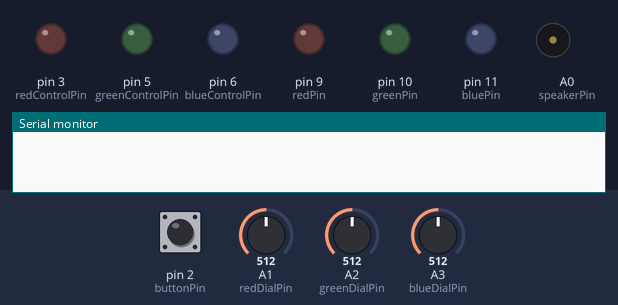
Bench run of a sketch on a simulated Arduino Uno, built with avr-gcc and run on an emulated ATmega328P. On the bench: output pins drawn as LEDs (lit = HIGH), buzzer (waves = sounding), the last lines printed to the serial monitor. The test bench sets the inputs (shaded band); at power-on: pin 2 (buttonPin) HIGH, A1 (redDialPin) = 512, A2 (greenDialPin) = 512, A3 (blueDialPin) = 512. Random numbers use the default seed unless the sketch sets one.

Above: at 1.2 s.
1.3 s: pin 2 (buttonPin) pulled LOW for 0.15 s
At 4.2 s:
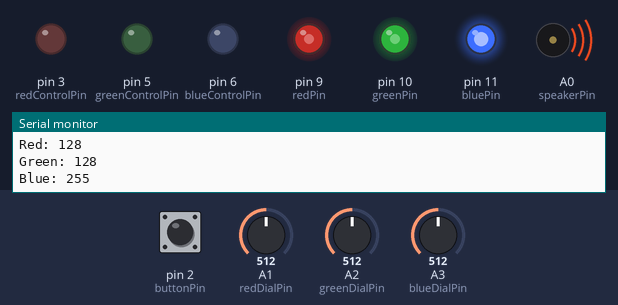
4.4 s: A1 (redDialPin) set to 755
6.2 s: A1 (redDialPin) set to 786
At 6.9 s:
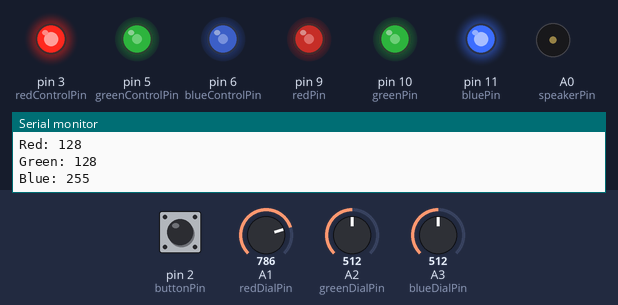
7.7 s: A2 (greenDialPin) set to 758
9.2 s: A2 (greenDialPin) set to 785
At 10.4 s:
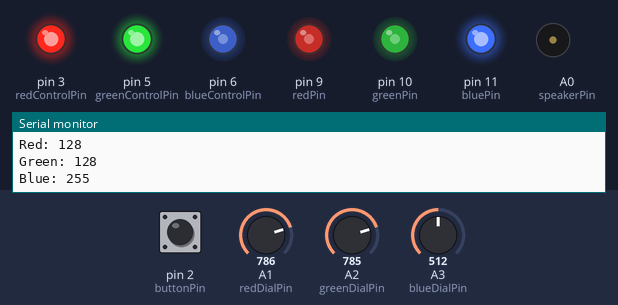
10.7 s: A3 (blueDialPin) set to 752
12.2 s: A3 (blueDialPin) set to 782
At 12.7 s:
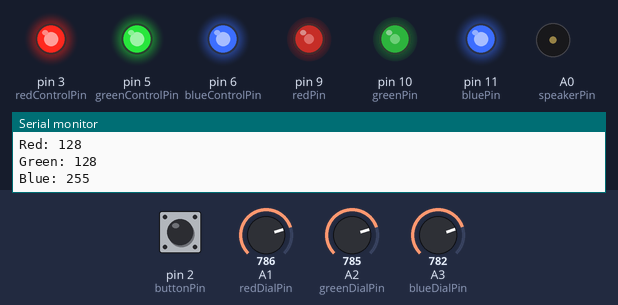
Timing chart, 0 to 14.7 s (numbered marks = the images above; inputs shaded):
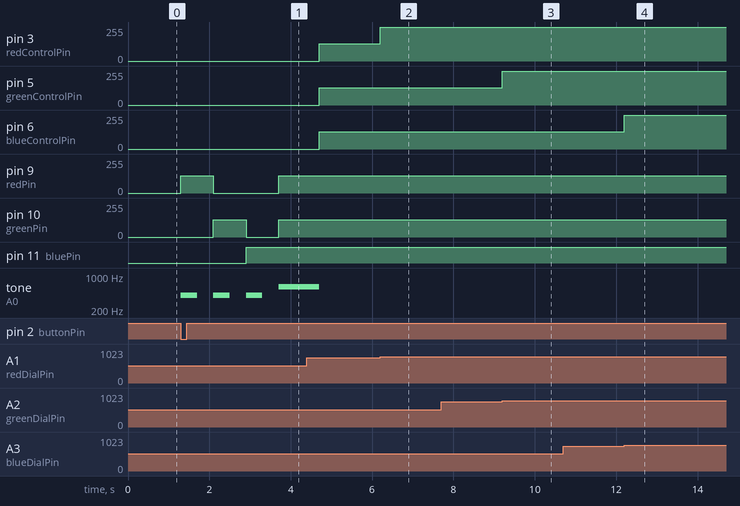

Measured:
- the behaviour switches between 767 and 768 on A1 (redDialPin) (found by bisection; images 1 and 2)
- the behaviour switches between 767 and 768 on A2 (greenDialPin) (found by bisection; images 2 and 3)
- the behaviour switches between 767 and 768 on A3 (blueDialPin) (found by bisection; images 3 and 4)
- after the input at 1.3 s, pin 9 (redPin): 0/255 → 128/255 at once, → 0/255 0.80 s later, → 128/255 1.6 s later; pin 10 (greenPin): 0/255 → 128/255 after 0.80 s, → 0/255 0.80 s later, → 128/255 0.80 s later; pin 11 (bluePin): LOW → HIGH after 1.6 s; tone on A0 (speakerPin): silent → 400 Hz at once, then repeats every 0.80 s: silent 0.40 s, 400 Hz 0.40 s
- after the input at 6.2 s, pin 3 (redControlPin): 128/255 → 255/255 at once
- after the input at 7.7 s, every drawn part: stays the same
- after the input at 9.2 s, pin 5 (greenControlPin): 128/255 → 255/255 at once
- after the input at 10.7 s, every drawn part: stays the same
- after the input at 12.2 s, pin 6 (blueControlPin): 128/255 → 255/255 at once

The sketch:

led_game.ino
```cpp
const byte PUSHED = 0;

const byte redPin   = 9;
const byte greenPin = 10;
const byte bluePin  = 11;

const byte redControlPin   = 3;
const byte greenControlPin = 5;
const byte blueControlPin  = 6;

const byte speakerPin = A0;

const byte buttonPin = 2;

const byte redDialPin   = A1;
const byte greenDialPin = A2;
const byte blueDialPin  = A3;

void setup() {
  pinMode(redPin, OUTPUT);
  pinMode(greenPin, OUTPUT);
  pinMode(bluePin, OUTPUT);

  pinMode(redControlPin, OUTPUT);
  pinMode(greenControlPin, OUTPUT);
  pinMode(blueControlPin, OUTPUT);

  pinMode(A0, OUTPUT);
  pinMode(A1, INPUT);

  pinMode(2, INPUT);

  randomSeed(millis());

  Serial.begin(9600);
}

void loop() {
  if (digitalRead(buttonPin) == PUSHED) {
    playGame();
  }
}

void playGame() {
  byte redValue   = randomFrequency();
  byte greenValue = randomFrequency();
  byte blueValue  = randomFrequency();

  Serial.print("Red: ");
  Serial.println(redValue);

  Serial.print("Green: ");
  Serial.println(greenValue);

  Serial.print("Blue: ");
  Serial.println(blueValue);

  // Reset LED
  digitalWrite(redPin, LOW);
  digitalWrite(greenPin, LOW);
  digitalWrite(bluePin, LOW);

  turnOnLed(redPin, redValue);
  playReadyTone(speakerPin);
  digitalWrite(redPin, LOW);

  turnOnLed(greenPin, greenValue);
  playReadyTone(speakerPin);
  digitalWrite(greenPin, LOW);

  turnOnLed(bluePin, blueValue);
  playReadyTone(speakerPin);
  digitalWrite(bluePin, LOW);

  turnOnLed(redPin, redValue);
  turnOnLed(greenPin, greenValue);
  turnOnLed(bluePin, blueValue);
  playGoTone(speakerPin);

  byte userSelectedRed, userSelectedGreen, userSelectedBlue;

  // Collect player input until button is pressed
  while (digitalRead(buttonPin) != PUSHED) {
    userSelectedRed   = readLedValueFromDial(redDialPin);
    userSelectedGreen = readLedValueFromDial(greenDialPin);
    userSelectedBlue  = readLedValueFromDial(blueDialPin);

    turnOnLed(redControlPin, userSelectedRed);
    turnOnLed(greenControlPin, userSelectedGreen);
    turnOnLed(blueControlPin, userSelectedBlue);
  }

  // Button was pushed!
  Serial.print("Red: ");
  Serial.print(userSelectedRed);
  Serial.print(" (actual: ");
  Serial.print(redValue);
  Serial.println(")");

  Serial.print("Green: ");
  Serial.print(userSelectedGreen);
  Serial.print(" (actual: ");
  Serial.print(greenValue);
  Serial.println(")");

  Serial.print("Blue: ");
  Serial.print(userSelectedBlue);
  Serial.print(" (actual: ");
  Serial.print(blueValue);
  Serial.println(")");

  if (userSelectedRed == redValue && userSelectedGreen == greenValue && userSelectedBlue == blueValue) {
    playTone(speakerPin, 700, 1000);
  } else {
    playTone(speakerPin, 200, 1000);
  }

  digitalWrite(redControlPin, LOW);
  digitalWrite(greenControlPin, LOW);
  digitalWrite(blueControlPin, LOW);

  digitalWrite(redPin, LOW);
  digitalWrite(greenPin, LOW);
  digitalWrite(bluePin, LOW);

}

// Blocks for duration
void playTone(byte pin, short frequency, short duration) {
  tone(pin, frequency, duration);
  delay(duration);
  noTone(pin);
}

void playReadyTone(byte pin) {
  short duration = 400;

  playTone(pin, 400, duration);
  delay(duration);
}

void playGoTone(byte pin) {
  playTone(pin, 600, 1000);
}

void turnOnLed(byte pin, byte value) {
  if (value == 0) {
    digitalWrite(pin, LOW);
  } else {
    analogWrite(pin, value);
  }
}

byte randomFrequency() {
  byte frequencies[] = {0, 128, 255};
  byte index = random(0, 3);

  return frequencies[index];
}

short readLedValueFromDial(short pin) {
  short dialValue = analogRead(pin),
        position = round(dialValue / 512.0);

  return constrain((position * 128), 0, 255);
}

void testLeds() {
  int frequencies[] = {0, 64, 128, 192, 255};

  for (int i = 0; i < 5; i++) {
    playTone(speakerPin, 400, 500);

    turnOnLed(redPin, frequencies[i]);
    turnOnLed(redControlPin, frequencies[i]);
    delay(500);
    digitalWrite(redPin, LOW);
    digitalWrite(redControlPin, LOW);

    turnOnLed(greenPin, frequencies[i]);
    turnOnLed(greenControlPin, frequencies[i]);
    delay(500);
    digitalWrite(greenPin, LOW);
    digitalWrite(greenControlPin, LOW);

    turnOnLed(bluePin, frequencies[i]);
    turnOnLed(blueControlPin, frequencies[i]);
    delay(500);
    digitalWrite(bluePin, LOW);
    digitalWrite(blueControlPin, LOW);

    turnOnLed(redPin, frequencies[i]);
    turnOnLed(greenPin, frequencies[i]);
    turnOnLed(bluePin, frequencies[i]);
    turnOnLed(redControlPin, frequencies[i]);
    turnOnLed(greenControlPin, frequencies[i]);
    turnOnLed(blueControlPin, frequencies[i]);

    delay(500);
    digitalWrite(redPin, LOW);
    digitalWrite(greenPin, LOW);
    digitalWrite(bluePin, LOW);
    digitalWrite(redControlPin, LOW);
    digitalWrite(greenControlPin, LOW);
    digitalWrite(blueControlPin, LOW);
  }

  playTone(speakerPin, 600, 500);
}
```
